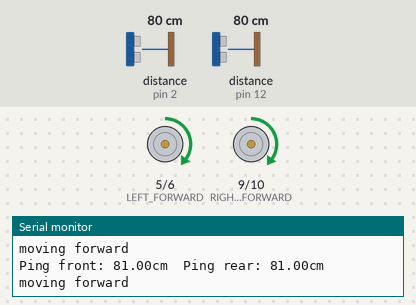
Bench run of a sketch on a simulated Arduino Mega 2560, built with avr-gcc and run on an emulated ATmega2560. Parts: motor-driver pin pairs drawn as motors (green arrow = first pin HIGH = forward, orange = second pin HIGH = backward, longer = more drive), the last lines printed to the serial monitor. The inputs (shaded band) are chosen by the test bench; at power-on: distance to the obstacle (sensors on pin 2, pin 12) 80 cm. The echo pulse lasts 58.3 µs per cm.

Above: at 1.09 s.
1.3 s: distance to the obstacle (sensor on pin 2) set to 64 cm
4.3 s: distance to the obstacle (sensor on pin 2) set to 55 cm
At 4.51 s:
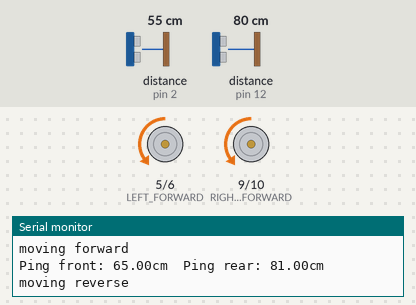
7.3 s: distance to the obstacle (sensor on pin 12) set to 64 cm
At 7.48 s:
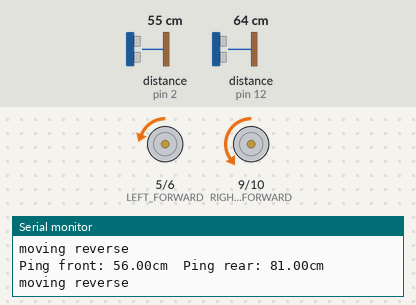
10.3 s: distance to the obstacle (sensor on pin 12) set to 54 cm
At 11.5 s:
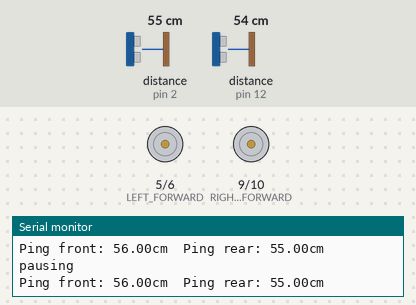
11.8 s: distance to the obstacle (sensor on pin 12) set to 60 cm
14.8 s: distance to the obstacle (sensor on pin 2) set to 120 cm
Timing chart, 0 to 18.8 s (numbered marks = the images above; inputs shaded):
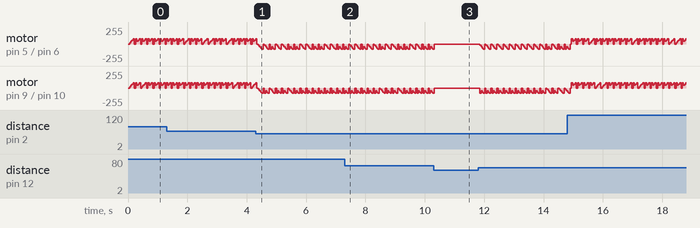

Measured:
- the behaviour switches between 60 and 59 cm on distance to the obstacle (sensor on pin 2) (found by bisection; images 0 and 1)
- the behaviour switches between 60 and 59 cm on distance to the obstacle (sensor on pin 12) (found by bisection; images 2 and 3)
- after the input at 10.3 s, motor on pin 5 (LEFT_FORWARD) / pin 6 (LEFT_REVERSE), motor on pin 9 (RIGHT_FORWARD) / pin 10 (RIGHT_REVERSE): goes on until 10.3 s, then stays stopped

The sketch:

Carmovement.ino
```cpp
#include <NewPing.h>

#define TRIGGER_PIN_F   4 // Arduino pin tied to trigger pin on ping sensor.
#define ECHO_PIN_F      2 // Arduino pin tied to echo pin on ping sensor.
#define TRIGGER_PIN_R     13
#define ECHO_PIN_R       12
#define MAX_DISTANCE 150 // Maximum distance we want to ping for (in centimeters). Maximum sensor distance is rated at 400-500cm.
#define RIGHT_FORWARD 9
#define RIGHT_REVERSE 10
#define LEFT_FORWARD 5
#define LEFT_REVERSE 6

NewPing sonar_f(TRIGGER_PIN_F, ECHO_PIN_F, MAX_DISTANCE); // NewPing setup of pins and maximum distance.
NewPing sonar_r(TRIGGER_PIN_R, ECHO_PIN_R, MAX_DISTANCE); // NewPing setup of pins and maximum distance.

unsigned int pingSpeed = 50; // How frequently are we going to send out a ping (in milliseconds). 50ms would be 20 times a second.
unsigned long pingTimer;     // Holds the next ping time.
float dist_f;
float dist_r;
int speed = 100;
int thresh = 40;
bool movingForward = false;
bool movingReverse = false;
void setup() {
  Serial.begin(19200); // Open serial monitor at 115200 baud to see ping results.
  pingTimer = millis(); // Start now.
}

void loop() {
  // Notice how there's no delays in this sketch to allow you to do other processing in-line while doing distance pings.
  if (millis() >= pingTimer) {   // pingSpeed milliseconds since last ping, do another ping.
    pingTimer += pingSpeed;      // Set the next ping time.
    sonar_f.ping_timer(echoCheck); // Send out the ping, calls "echoCheck" function every 24uS where you can check the ping status.
    sonar_r.ping_timer(echoCheck);
  }
  // Do other stuff here, really. Think of it as multi-tasking.
}
float forward(int speed, int dly=40){
  //movingForward = true;
  //movingReverse = false;
  for(int i=0; i< speed; i+= 20){
    analogWrite(RIGHT_FORWARD, i);
    analogWrite(LEFT_FORWARD, i);
    analogWrite(RIGHT_REVERSE, 0);
    analogWrite(LEFT_REVERSE, 0);
    delay(dly);
  }
}
float reverse(int speed, int dly=40){
  //movingForward = false;
  //movingReverse = true;
  for(int i=0; i< speed; i+= 20){
    analogWrite(RIGHT_FORWARD, 0);
    analogWrite(LEFT_FORWARD, 0);
    analogWrite(RIGHT_REVERSE, i);
    analogWrite(LEFT_REVERSE, i);
    delay(dly);
  }
}
float pause(){
  analogWrite(RIGHT_FORWARD, 0);
  analogWrite(LEFT_FORWARD, 0);
  analogWrite(RIGHT_REVERSE, 0);
  analogWrite(LEFT_REVERSE, 0);
  //movingForward = false;
  //movingReverse = false;
}
void echoCheck() { // Timer2 interrupt calls this function every 24uS where you can check the ping status.
  // Don't do anything here!
  if (sonar_f.check_timer() && sonar_r.check_timer()) { // This is how you check to see if the ping was received.
    // Here's where you can add code.
    dist_f = sonar_f.ping_result / US_ROUNDTRIP_CM;
    dist_r = sonar_r.ping_result / US_ROUNDTRIP_CM;
    if(dist_f > 60){
      Serial.println("moving forward");
      forward(speed);
    }
    else if(dist_r > 60){
      Serial.println("moving reverse");
      reverse(speed);

    }
    else{
      Serial.println("pausing");
      pause();
    }
    Serial.print("Ping front: ");Serial.print(dist_f);  Serial.print("cm  "); // Ping returned, uS result in ping_result, convert to cm with US_ROUNDTRIP_CM.
    Serial.print("Ping rear: ");Serial.print(dist_r);  Serial.println("cm");
  }
  // Don't do anything here!
}
```
